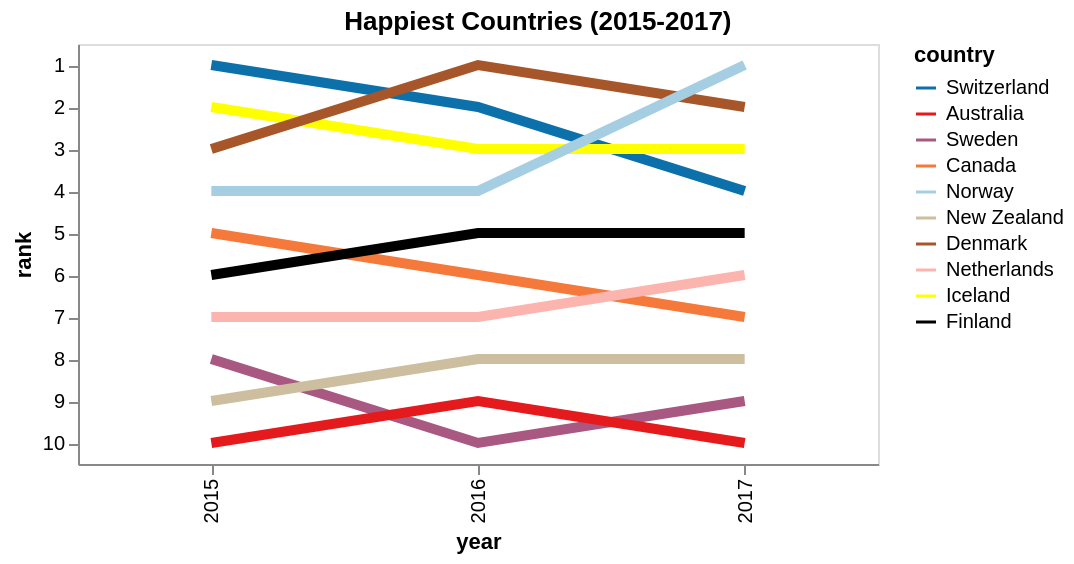

The specification (Vega-Lite) saved for this image:
### Vega-Lite specification from a JSON file in a GitHub repository (floating-point values rounded to 4 significant figures)
{"$schema": "https://vega.github.io/schema/vega-lite/v4.json", "title": {"text": "Happiest Countries (2015-2017)", "frame": "bounds"}, "width": 400, "height": 210, "data": {"values": [{"country": "Switzerland", "year": 2015, "rank": 1}, {"country": "Iceland", "year": 2015, "rank": 2}, {"country": "Denmark", "year": 2015, "rank": 3}, {"country": "Norway", "year": 2015, "rank": 4}, {"country": "Canada", "year": 2015, "rank": 5}, {"country": "Finland", "year": 2015, "rank": 6}, {"country": "Netherlands", "year": 2015, "rank": 7}, {"country": "Sweden", "year": 2015, "rank": 8}, {"country": "New Zealand", "year": 2015, "rank": 9}, {"country": "Australia", "year": 2015, "rank": 10}, {"country": "Denmark", "year": 2016, "rank": 1}, {"country": "Switzerland", "year": 2016, "rank": 2}, {"country": "Iceland", "year": 2016, "rank": 3}, {"country": "Norway", "year": 2016, "rank": 4}, {"country": "Finland", "year": 2016, "rank": 5}, {"country": "Canada", "year": 2016, "rank": 6}, {"country": "Netherlands", "year": 2016, "rank": 7}, {"country": "New Zealand", "year": 2016, "rank": 8}, {"country": "Australia", "year": 2016, "rank": 9}, {"country": "Sweden", "year": 2016, "rank": 10}, {"country": "Norway", "year": 2017, "rank": 1}, {"country": "Denmark", "year": 2017, "rank": 2}, {"country": "Iceland", "year": 2017, "rank": 3}, {"country": "Switzerland", "year": 2017, "rank": 4}, {"country": "Finland", "year": 2017, "rank": 5}, {"country": "Netherlands", "year": 2017, "rank": 6}, {"country": "Canada", "year": 2017, "rank": 7}, {"country": "New Zealand", "year": 2017, "rank": 8}, {"country": "Sweden", "year": 2017, "rank": 9}, {"country": "Australia", "year": 2017, "rank": 10}]}, "mark": {"type": "line", "strokeWidth": 5, "orient": "vertical"}, "encoding": {"x": {"field": "year", "type": "ordinal"}, "y": {"field": "rank", "type": "ordinal"}, "tooltip": [{"field": "country", "type": "nominal", "title": "Country"}, {"field": "rank", "type": "nominal", "title": "Rank"}], "color": {"field": "country", "type": "nominal", "scale": {"domain": ["Switzerland", "Australia", "Sweden", "Canada", "Norway", "New Zealand", "Denmark", "Netherlands", "Iceland", "Finland"], "range": ["#0C71AB", "#e41a1c", "#a95881", "#f5793a", "#a6cee3", "#ccbe9f", "#a65628", "#fbb4ae", "#FFFF00", "#000000"]}}}}
